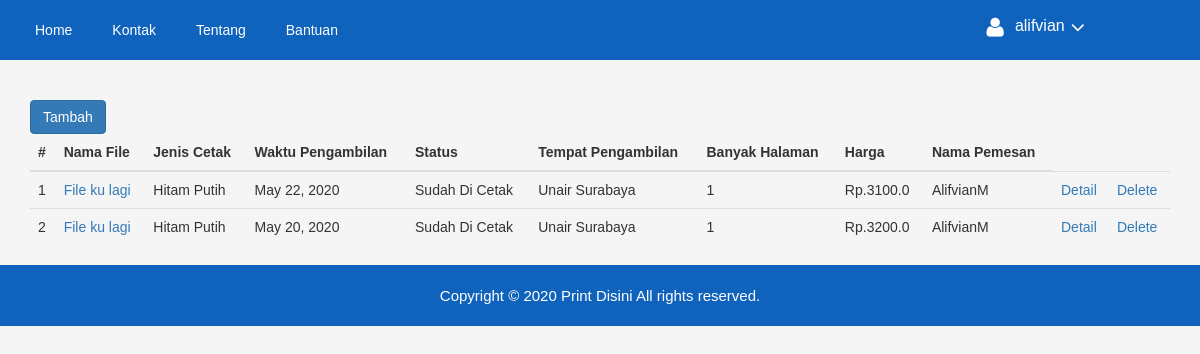
The app's page /home (signed in) with its own data.
### app/models.py (models this page shows, shortened)
class Pemesanan(models.Model):
	STATUS = (
		('Telah Dibayar' , 'dibayar'),
		('Menunggu Pembayaran' , 'menunggu'),
		('Belum Dibayar', 'belum')
	)
	pengguna 				= models.ForeignKey(User, on_delete=models.CASCADE)
	nama_file 				= models.CharField(max_length=255)
	file 					= models.FileField(upload_to='documents/')
	print_id				= models.ForeignKey(Print, on_delete=models.CASCADE)
	jilid_id 				= models.ForeignKey(Jilid, on_delete=models.CASCADE)
	status_id				= models.ForeignKey(Status, on_delete=models.CASCADE, default='1')
	created_at				= models.DateTimeField(auto_now_add=True)
	update_at 				= models.DateTimeField(auto_now=True)
	waktu_pengambilan 		= models.DateField()
	pengambilan_id 			= models.ForeignKey(Pengambilan, on_delete=models.CASCADE)
	banyak_halaman			= models.IntegerField(default=0, null=True, blank=True)
	copy 					= models.IntegerField(default=1)
	harga_bayar				= models.FloatField(default=0)
	status_bayar 			= models.CharField(max_length=255, choices=STATUS, default='Belum Dibayar')
	bukti 					= models.ImageField(upload_to='documents/', null=True, blank=True)

class Print(models.Model):
	jenis_print 	= models.CharField(max_length=50)
	harga 			= models.FloatField()

class Status(models.Model):
	STATUS = (
			('Belum Di Cetak', 'belum_di_cetak'),
			('Sudah Di Cetak', 'sudah_di_cetak'),
		)
	status 		= models.CharField(max_length=50, choices=STATUS)
	def __str__(self):
		return self.status

class Pengambilan(models.Model):
	tempat_pengambilan 	= models.CharField(max_length=50)

### app/views.py (the view)
# urls.py: path('home', UserPost, name = 'app-list'),
@login_required
def UserPost(request):
    user_post = Pemesanan.objects.filter(pengguna = request.user).order_by('-created_at')
    template = 'app/list.html'
    return render(request, template, {
                'pemesanans':user_post
            }
        )

### app/templates/app/list.html (shortened to what this page needs)
{% extends "app/home.html" %}
{% block content %}
<a class="btn btn-primary" href="{% url 'app-create' %}">Tambah</a>
      <table class="table">
  <thead>
    <tr>
      <th scope="col">#</th>
      <th scope="col">Nama File</th>
      <th scope="col">Jenis Cetak</th>
      <th scope="col">Waktu Pengambilan</th>
      <th scope="col">Status</th>
      <th scope="col">Tempat Pengambilan</th>
      <th scope="col">Banyak Halaman</th>
      <th scope="col">Harga</th>
      <th scope="col">Nama Pemesan</th>
    </tr>
  </thead>
  <tbody>
    {% for pesan in pemesanans %}
      <tr>
        <td>{{forloop.counter}}</td>
        <td><a href="{% url 'app-detail' pesan.id %}">{{pesan.nama_file}}</a></td>
        <td>{{pesan.print_id.jenis_print}}</td>
        <td>{{pesan.waktu_pengambilan}}</td>
        <td>{{pesan.status_id}}</td>
        <td>{{pesan.pengambilan_id.tempat_pengambilan}}</td>
        <td>{{pesan.banyak_halaman}}</td>
        <td>Rp.{{pesan.harga_bayar}}</td>
        <td>{{pesan.pengguna}}</td>
        <td><a href="{% url 'app-detail' pesan.id %}">Detail</a></td>
        <td><a href="{% url 'app-delete' pesan.id %}">Delete</a></td>
      </tr>
      {% endfor %}
  </tbody>
</table>
{% endblock content %}

### app/templates/app/home.html (shortened to what this page needs)
{% load static %}
<!doctype html>
<html lang="en">
<head>
  <link rel="stylesheet" href="{% static "app/vendor/css/bootstrap.min.css" %}">
      <link rel="stylesheet" href="{% static "app/vendor/css/font-awesome.min.css" %}">
      <link rel="stylesheet" href="{% static "app/vendor/css/owl.carousel.css" %}">
      <link rel="stylesheet" href="{% static "app/vendor/css/owl.theme.css" %}">
      <link rel="stylesheet" href="{% static "app/vendor/css/owl.transitions.css" %}">
      <link rel="stylesheet" href="{% static "app/vendor/css/calendar/fullcalendar.print.min.css" %}">
      <link rel="stylesheet" href="{% static "app/vendor/css/dropzone/dropzone.css" %}">
      <link rel="stylesheet" href="{% static "app/vendor/css/animate.css" %}">
      <link rel="stylesheet" href="{% static "app/vendor/css/normalize.css" %}">
      <link rel="stylesheet" href="{% static "app/vendor/css/main.css" %}">
      <link rel="stylesheet" href="{% static "app/vendor/style.css" %}">
      <link rel="stylesheet" href="{% static "app/vendor/css/morrisjs/morris.css" %}">
      <link rel="stylesheet" href="{% static "app/vendor/css/scrollbar/jquery.mCustomScrollbar.min.css" %}">
      <link rel="stylesheet" href="{% static "app/vendor/css/metisMenu/metisMenu.min.css" %}">
      <link rel="stylesheet" href="{% static "app/vendor/css/metisMenu/metisMenu-vertical.css" %}">
      <link rel="stylesheet" href="{% static "app/vendor/css/calendar/fullcalendar.min.css" %}">
      <link rel="stylesheet" href="{% static "app/vendor/css/calendar/fullcalendar.print.min.css" %}">
    <link rel="stylesheet" href="{% static "app/vendor/css/touchspin/jquery.bootstrap-touchspin.min.css" %}">
    <link rel="stylesheet" href="{% static "app/vendor/css/datapicker/datepicker3.css"%}">
      <link rel="stylesheet" href="{% static "app/vendor/css/form/all-type-forms.css" %}">
    </head>
    <body>
      <div class="all-content-wrapper" style="margin-left: 0px;">
        <div class="">
          <div class="header-top-area" style="background: linear-gradient(180deg, #0f63bd 50%, #0f63bd 100%);left: 0px;">
            <div class="container-fluid">
              <div class="row">
                <div class="col-lg-12 col-md-12 col-sm-12 col-xs-12">
                  <div class="header-top-wraper">
                    <div class="row">
                      <div class="col-lg-6 col-md-7 col-sm-6 col-xs-12">
                        <div class="header-top-menu tabl-d-n">
                          <ul class="nav navbar-nav mai-top-nav">
                            <li class="nav-item"><a href="{% url 'app-list' %}" class="nav-link">Home</a>
                            </li>
                            <li class="nav-item"><a href="#" class="nav-link">Kontak</a>
                            </li>
                            <li class="nav-item"><a href="#" class="nav-link">Tentang</a>
                            </li>
                            <li class="nav-item"><a href="#" class="nav-link">Bantuan</a>
                            </li>
                          </ul>
                        </div>
                      </div>
                      <div class="col-lg-5 col-md-5 col-sm-12 col-xs-12">
                        <div class="header-right-info" >
                          <ul class="nav navbar-nav mai-top-nav header-right-menu">
                            <li class="nav-item">
                              <a href="#" data-toggle="dropdown" role="button" aria-expanded="false" class="nav-link dropdown-toggle">
                                <i class="fa fa-user adminpro-user-rounded header-riht-inf" aria-hidden="true"></i>
                                <span class="admin-name">{{user.first_name}}</span>
                                <i class="fa fa-angle-down adminpro-icon adminpro-down-arrow"></i>
                              </a>
                            </li>
                          </ul>
                        </div>
                      </div>
                    </div>
                  </div>
                </div>
              </div>
            </div>
          </div>
          <div class="container" style="margin-top: 100px;">
            {% block content %}
            {% endblock content %}
          </div>
          <div class="footer-copyright-area" style="background: linear-gradient(180deg, #0f63bd 50%, #0f63bd 100%);left: 0px;">
            <div class="container-fluid">
              <div class="row">
                <div class="col-lg-12">
                  <div class="footer-copy-right">
                    <p>Copyright &copy; 2020 <a href="">Print Disini</a> All rights reserved.</p>
                  </div>
                </div>
              </div>
            </div>
          </div>
    </body>
    </html>

### records on screen
Pemesanan: nama_file "File ku lagi", print_id.jenis_print "Hitam Putih", waktu_pengambilan "May 22, 2020", status_id "Sudah Di Cetak", pengambilan_id.tempat_pengambilan "Unair Surabaya", banyak_halaman "1", harga_bayar "3100.0", pengguna "AlifvianM"
Pemesanan: nama_file "File ku lagi", print_id.jenis_print "Hitam Putih", waktu_pengambilan "May 20, 2020", status_id "Sudah Di Cetak", pengambilan_id.tempat_pengambilan "Unair Surabaya", banyak_halaman "1", harga_bayar "3200.0", pengguna "AlifvianM"

### other values on screen
{{ user.first_name }} "alifvian"
